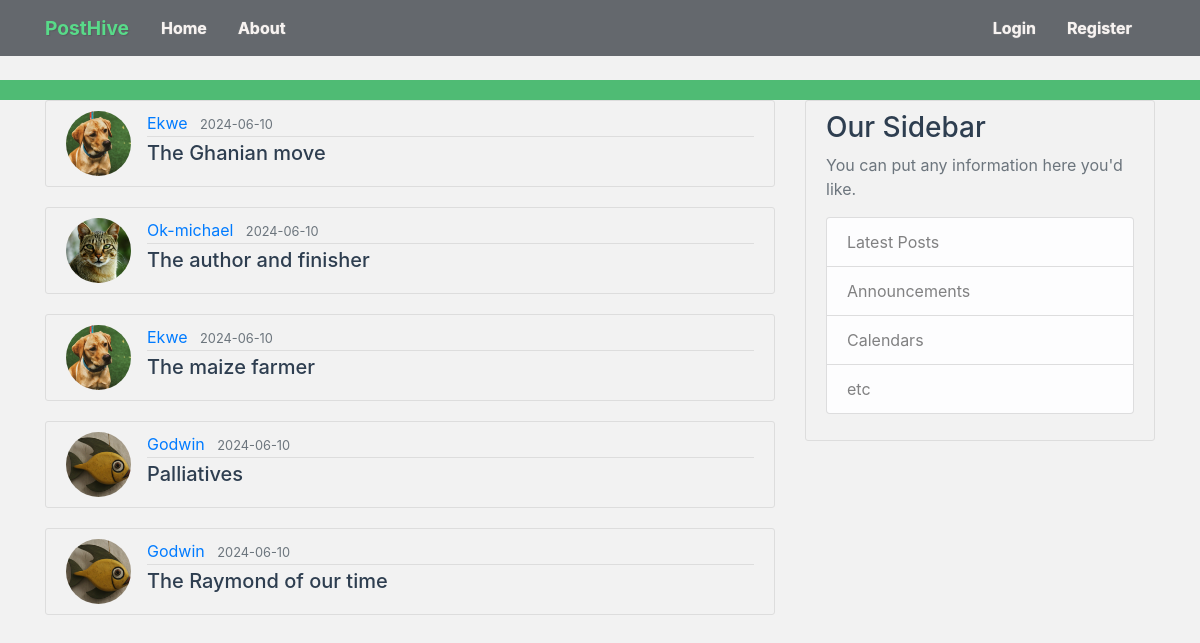
The page /home on the database its author committed.
### posthive/models.py (models this page shows, shortened)
class Post(db.Model):
    id = db.Column(db.Integer, primary_key=True)
    title = db.Column(db.String(100), nullable=False)
    date_posted = db.Column(db.DateTime, nullable=False, default=datetime.utcnow)
    content = db.Column(db.Text, nullable=False)
    user_id = db.Column(db.Integer, db.ForeignKey('user.id'), nullable=False)

class User(db.Model, UserMixin):
    id = db.Column(db.Integer, primary_key=True)
    username = db.Column(db.String(20), unique=True, nullable=False)
    email = db.Column(db.String(120), unique=True, nullable=False)
    image_file = db.Column(db.String(20), nullable=False, default='default.jpg')
    password = db.Column(db.String(60), nullable=False)
    posts = db.relationship('Post', backref='author', lazy=True)
    """
    @property
    def is_authenticated(self):
        return True

    @property
    def is_anonymous(self):
        return False

    @property
    def is_active(self):
        return True  # Or your custom logic

    def get_id(self):
        return str(self.id)
    """

### posthive/routes.py (the view)
@app.route('/')
@app.route('/home')
def home():
    page = request.args.get('page', 1, type=int)
    posts = Post.query.order_by(Post.date_posted.desc()).paginate(page=page, per_page=5)
    return render_template('home.html', posts=posts)

### posthive/templates/home.html
{% extends "layout.html" %}
{% block content %}
    {% for post in posts %}
        <article class="media content-section">
          <img class="rounded-circle article-img" src="{{ url_for('static',
            filename='profile_pics/' + post.author.image_file) }}">
          <div class="media-body">
            <div class="article-metadata">
              <a class="mr-2" href="#">{{ post.author.username }}</a>
              <small class="text-muted">{{ post.date_posted.strftime('%Y-%m-%d') }}</small>
            </div>
            <h5><a class="article-title" href="{{ url_for('post', post_id=post.id) }}">{{ post.title }}</a></h5>
          </div>
        </article>
    {% endfor %}
{% endblock content %}

### posthive/static/main.css (style rules this page uses)
body { background-color: #f2f2f2; color: #2e3e50; margin-top: 5rem; }
h1, h2, h3, h4, h5, h6 { color: #2e3e50; }
.content-section { background-color: #f2f2f2; padding: 10px 20px; border: 1px solid #dddddd; border-radius: 3px; margin-bottom: 20px; }
.article-title { color: #2e3e50; }
.article-img { height: 65px; width: 65px; margin-right: 16px; }
.article-metadata { padding-bottom: 1px; margin-bottom: 4px; border-bottom: 1px solid #dddddd; }

### rows shown on the page
Post: image_file (picture), author.username "Ekwe", date_posted "2024-06-10", title "The Ghanian move"
Post: image_file (picture), author.username "Ok-michael", date_posted "2024-06-10", title "The author and finisher"
Post: image_file (picture), author.username "Ekwe", date_posted "2024-06-10", title "The maize farmer"
Post: image_file (picture), author.username "Godwin", date_posted "2024-06-10", title "Palliatives"
Post: image_file (picture), author.username "Godwin", date_posted "2024-06-10", title "The Raymond of our time"
